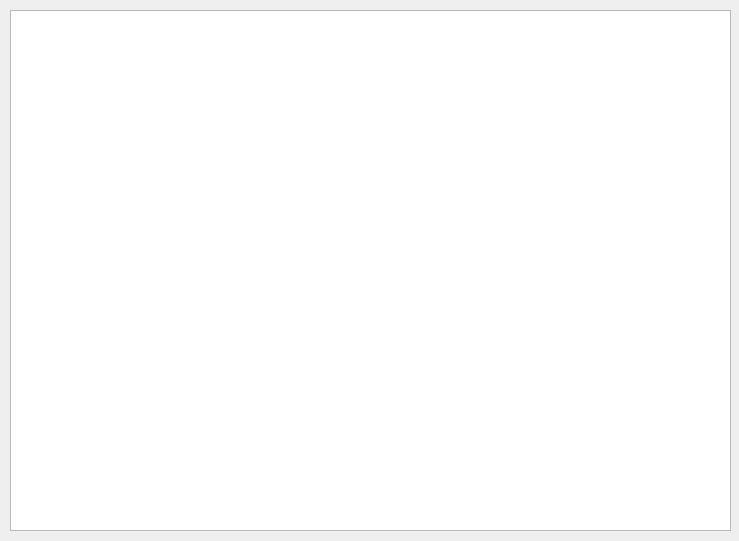
<?xml version="1.0" encoding="UTF-8"?>
<ui version="4.0">
 <class>FileListPage</class>
 <widget class="QWidget" name="FileListPage">
  <property name="geometry">
   <rect>
    <x>0</x>
    <y>0</y>
    <width>739</width>
    <height>541</height>
   </rect>
  </property>
  <property name="windowTitle">
   <string>Form</string>
  </property>
  <widget class="QListWidget" name="listWidget">
   <property name="geometry">
    <rect>
     <x>10</x>
     <y>10</y>
     <width>721</width>
     <height>521</height>
    </rect>
   </property>
  </widget>
 </widget>
 <resources/>
 <connections/>
</ui>
